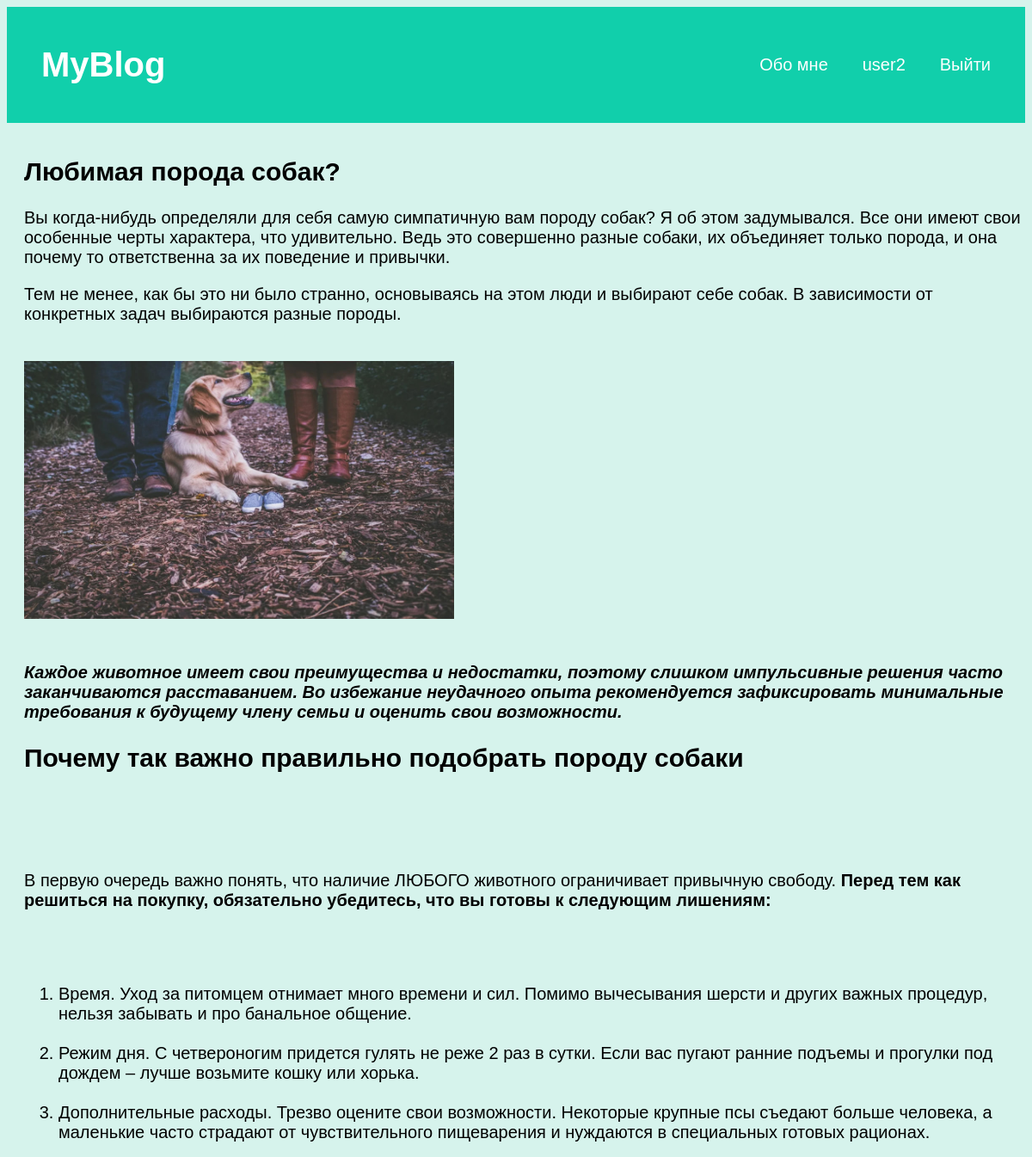
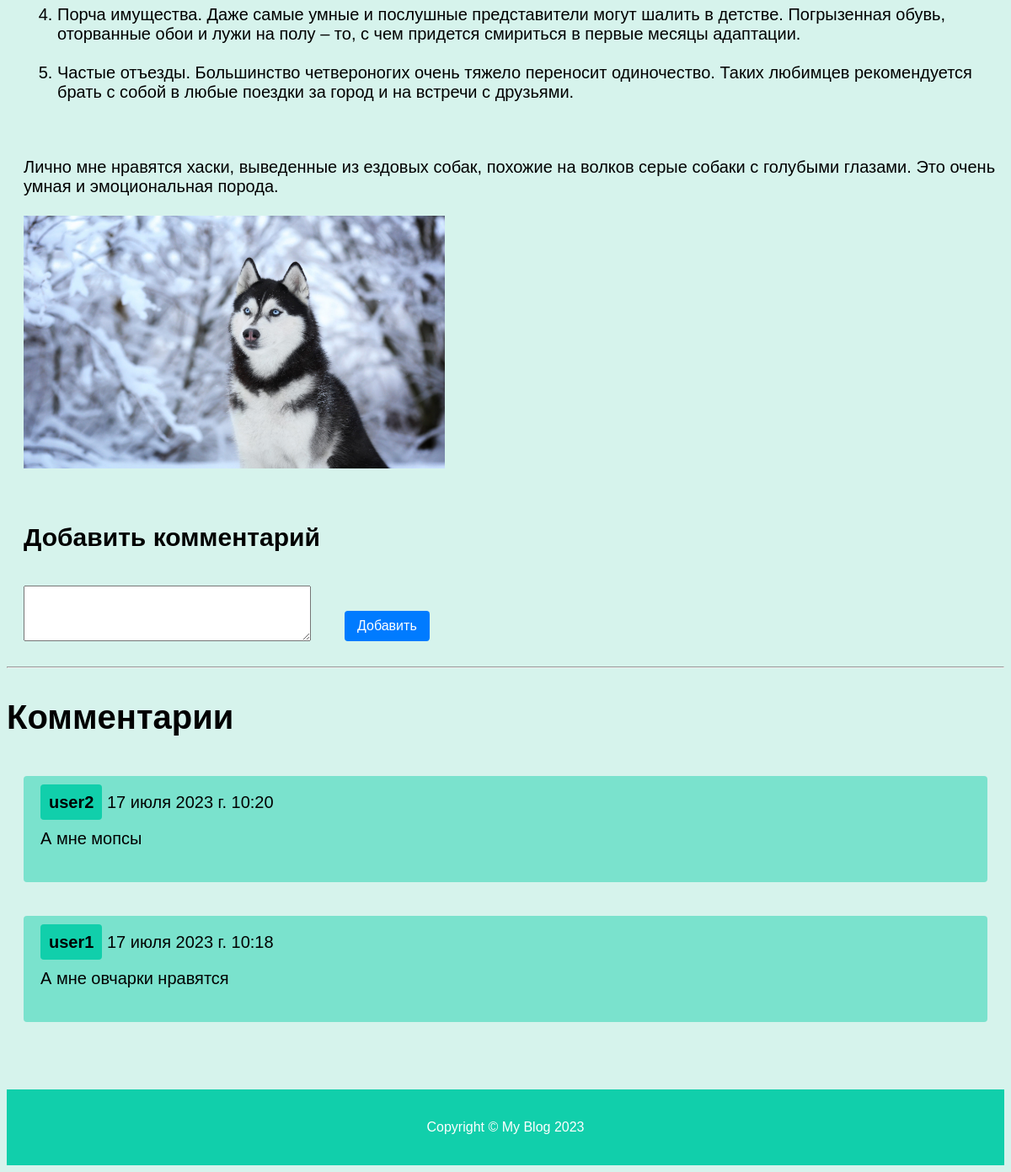
Page /post/4 (signed in) on the committed database (2 pictures, top to bottom).
### blog/models.py (models this page shows, shortened)
class Article(models.Model):
    title = models.CharField(max_length=255)
    content = models.TextField(blank=True)
    time_create = models.DateTimeField(auto_now_add=True)
    time_update = models.DateTimeField(auto_now=True)
    is_published = models.BooleanField(default=True)
    class Meta:
        ordering = ['id']

class Comments(models.Model):
    article = models.ForeignKey(Article, on_delete=models.CASCADE, related_name='comments_article', to_field='id')
    user = models.ForeignKey(User, on_delete=models.CASCADE, to_field='id')
    username = models.TextField(blank=True)
    content = models.TextField(blank=False)
    time_create = models.DateTimeField(auto_now_add=True)
    class Meta:
        ordering = ['id']

### blog/views.py (the view)
# urls.py: path('post/<int:post_id>', ShowPost, name='post'),
def ShowPost(request, post_id):
    post = Article.objects.get(pk=post_id)
    coms = post.comments_article.all()[::-1]
    if request.method == 'POST':
        form = CommentForm(request.POST)
        if form.is_valid():
            user = User.objects.get(pk=request.user.id)
            comment = form.cleaned_data['content']  # Получение значения поля "comment"
            Comments.objects.create(content=comment, user=user, article=post, username=request.user.username)
            return redirect(request.META.get('HTTP_REFERER'))
    else:
        form = CommentForm()
    return render(request, 'blog/post.html', {'post': post, 'form': form, 'comments': coms})

### blog/forms.py
class CommentForm(forms.ModelForm):
    content = forms.CharField(label='Логин', widget=forms.Textarea(attrs={'rows': 4}))
    class Meta:
        model = Comments
        fields = ('content',)

### blog/templates/blog/post.html (shortened to what this page needs)
{% extends "blog/index.html" %}
{% block head %}
  {% load static %}
{% endblock %}
{% block content %}
  <div class="mainSubText">
    <h2>{{ post.title }}</h2>
    {% autoescape off %}
    {{ post.content|linebreaks }}
    {% endautoescape %}
  </div>
  <div class="maintext">
  {% if request.user.is_authenticated %}
    <h2 style="margin: 20px">Добавить комментарий</h2>
    <form action="" method="post">
      <div style="display: flex;">
      {{ form.content }}
      <button style="margin: 0px; margin-bottom: 20px; margin-left: 20px; margin-top: 50px;" class="searchButton" type="submit">Добавить</button>
      </div>
      <hr>
    </form>
  {% else %}
    <div class="maintext">Авторизуйтесь, чтобы оставить комментарий.</div>
  {% endif %}
    <h1>Комментарии</h1>
    {% for com in comments %}
      <div class="comment_content">
        <span class="comment_name"><b>{{com.username}}</b></span>
        <span>{{com.time_create}}</span>
        <p>{{com.content}}</p>
      </div>
    {% endfor %}
  </div>
{% endblock %}

### blog/templates/blog/index.html (shortened to what this page needs)
{% load static %}
<!DOCTYPE html>
<html lang="en">
<head>
    <link rel="stylesheet" type="text/css" href="{% static 'blog/css/mainStyle.css' %}">
</head>
<body>
    <header>
        <h1><a href="{% url 'home' %}">MyBlog</a></h1>
        <nav>
            <ul>
                <li><a href="{% url 'about' %}">Обо мне</a></li>
                {% if request.user.is_authenticated %}
                <li>{{user.username}}</li>
                <li><a href="{% url 'logout' %}">Выйти</a></li>
                {% else %}
                <li><a href="{% url 'login' %}">Войти</a></li>
                <li><a href="{% url 'register' %}">Регистрация</a></li>
                {% endif %}
            </ul>
        </nav>
    </header>
    {% block content %}{% endblock %}
    <footer>
      <p>Copyright &copy; My Blog 2023
    </footer>
</body>
</html>

### blog/static/blog/css/mainStyle.css (style rules this page uses)
header { background-color: #11cfab; color: white; display: flex; justify-content: space-between; align-items: center; padding: 20px; font-family: "Avant Garde", Avantgarde, "Century Gothic", CenturyGothic, AppleGothic, sans-serif }
html { background-color: #d6f3ec; }
header a { color: white; text-decoration: none; }
header h1 { font-size: 40px; margin: 20px; }
nav ul { display: flex; flex-direction: row; justify-content: space-around; }
nav ul li { list-style: none; margin: 20px; font-size: 20px; }
.maintext { display: flex; flex-direction: column; font-size: 20px; margin: 20px; margin-top: 40px; margin-right: auto; margin-left: auto; font-family: "Avant Garde", Avantgarde, "Century Gothic", CenturyGothic, AppleGothic, sans-serif }
.mainSubText { font-size: 20px; margin: 20px; margin-top: 40px; margin-right: auto; margin-left: 20px; font-family: "Avant Garde", Avantgarde, "Century Gothic", CenturyGothic, AppleGothic, sans-serif }
footer { background-color: #11cfab; color: white; text-align: center; padding: 20px; font-family: "Avant Garde", Avantgarde, "Century Gothic", CenturyGothic, AppleGothic, sans-serif }
.searchButton { padding: 5px; padding-left: 15px; padding-right: 15px; font-size: 16px; border-radius: 4px; text-decoration: none; transition: background-color 0.3s ease; background-color: #007bff; color: #fff; margin-top: 40px; margin-left: 20px; border: 0px; font-family: "Avant Garde", Avantgarde, "Century Gothic", CenturyGothic, AppleGothic, sans-serif; }
.comment_name { padding: 10px; background-color: #11cfab; border-radius: 4px; }
.comment_content { margin: 20px; padding: 20px; background-color: #11cfab78; border-radius: 4px; }
textarea { margin: 20px; }

### rows in the picture
Article: title "Любимая порода собак?", content "Вы когда-нибудь определяли для себя самую симпатичную вам породу собак? Я об этом задумывался. Все они имеют свои особенные черты характера, что удивительно. Ведь это совершенно разные собаки, их объединяет только порода, и она почему то ответственна за их поведение и привычки. Тем не менее, как бы это ни было странно, основываясь на этом люди и выбирают себе собак. В зависимости от конкретных задач выбираются разные породы. Каждое животное имеет свои преимущества и недостатки, поэтому слишком импульсивные решения часто заканчиваются расставанием. Во избежание неудачного опыта рекомендуется зафиксировать минимальные требования к будущему члену семьи и оценить свои возможности. Почему так…", content (picture)
Comments: username "user2", time_create "17 июля 2023 г. 10:20", content "А мне мопсы"
Comments: username "user1", time_create "17 июля 2023 г. 10:18", content "А мне овчарки нравятся"

### other values in the picture
{{ user.username }} "user2"
